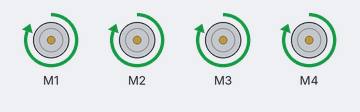
The sketch below on a simulated Arduino Uno, built with avr-gcc and run on an emulated ATmega328P. On the bench: 4 × DC motor (green arrow = forward, orange = backward, longer = faster).

Above: at 2.5 s.
At 7.5 s:
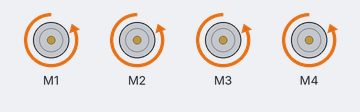
At 12.5 s:
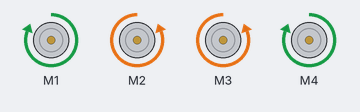
At 17.5 s:
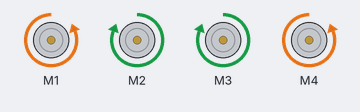
At 22.5 s:
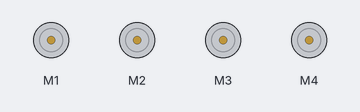
Timing chart, 0 to 32.5 s (numbered marks = the images above):
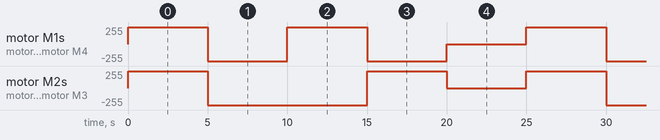

The sketch:

Car.ino
```cpp
#include <AFMotor.h>   //Motor Shield Library

//initial motors pin
AF_DCMotor motor1(1, MOTOR12_1KHZ); //M1
AF_DCMotor motor2(2, MOTOR12_1KHZ); //M2
AF_DCMotor motor3(3, MOTOR34_1KHZ); //M3
AF_DCMotor motor4(4, MOTOR34_1KHZ); //M4

int val;
int Speeed = 255; // 260 RPM MAX SPEED

void setup()
{
  Serial.begin(9600);  //Set the baud rate to your Bluetooth module.
}

void loop()
{
  // Forward
  motor1.setSpeed(Speeed); //Define maximum velocity
  motor1.run(FORWARD); //rotate the motor clockwise
  motor2.setSpeed(Speeed); //Define maximum velocity
  motor2.run(FORWARD); //rotate the motor clockwise
  motor3.setSpeed(Speeed); //Define maximum velocity
  motor3.run(FORWARD); //rotate the motor clockwise
  motor4.setSpeed(Speeed);//Define maximum velocity
  motor4.run(FORWARD); //rotate the motor clockwise
  delay(5000);

//Backward
  motor1.setSpeed(Speeed); //Define maximum velocity
  motor1.run(BACKWARD); //rotate the motor anti-clockwise
  motor2.setSpeed(Speeed); //Define maximum velocity
  motor2.run(BACKWARD); //rotate the motor anti-clockwise
  motor3.setSpeed(Speeed); //Define maximum velocity
  motor3.run(BACKWARD); //rotate the motor anti-clockwise
  motor4.setSpeed(Speeed); //Define maximum velocity
  motor4.run(BACKWARD); //rotate the motor anti-clockwise
  delay(5000);

//Left
  motor1.setSpeed(Speeed); //Define maximum velocity
  motor1.run(FORWARD); //rotate the motor clockwise
  motor4.setSpeed(Speeed); //Define maximum velocity
  motor4.run(FORWARD); //rotate the motor anti-clockwise
  motor2.setSpeed(Speeed); //Define maximum velocity
  motor2.run(BACKWARD); //rotate the motor clockwise
  motor3.setSpeed(Speeed); //Define maximum velocity
  motor3.run(BACKWARD); //rotate the motor anti-clockwise
  delay(5000);

//Right
  motor1.setSpeed(Speeed); //Define maximum velocity
  motor1.run(BACKWARD); //rotate the motor anti-clockwise
  motor4.setSpeed(Speeed); //Define maximum velocity
  motor4.run(BACKWARD);  //rotate the motor clockwise
  motor2.setSpeed(Speeed); //Define maximum velocity
  motor2.run(FORWARD); //rotate the motor anti-clockwise
  motor3.setSpeed(Speeed); //Define maximum velocity
  motor3.run(FORWARD);  //rotate the motor clockwise

  delay(5000);

//Stop
  motor1.setSpeed(0); //Define minimum velocity
  motor1.run(RELEASE); //stop the motor when release the button
  motor2.setSpeed(0); //Define minimum velocity
  motor2.run(RELEASE); //stop the motor when release the button
  motor3.setSpeed(0); //Define minimum velocity
  motor3.run(RELEASE); //stop the motor when release the button
  motor4.setSpeed(0); //Define minimum velocity
  motor4.run(RELEASE); //stop the motor when release the button
  delay(5000);

}
```

Measured:
- by itself, motor M2, motor M3: repeats every 25.0 s: backward 255/255 10.0 s, forward 255/255 5.0 s, stopped 5.0 s, forward 255/255 5.0 s
- by itself, motor M1, motor M4: repeats every 25.0 s: backward 255/255 5.0 s, forward 255/255 5.0 s, backward 255/255 5.0 s, stopped 5.0 s, forward 255/255 5.0 s
